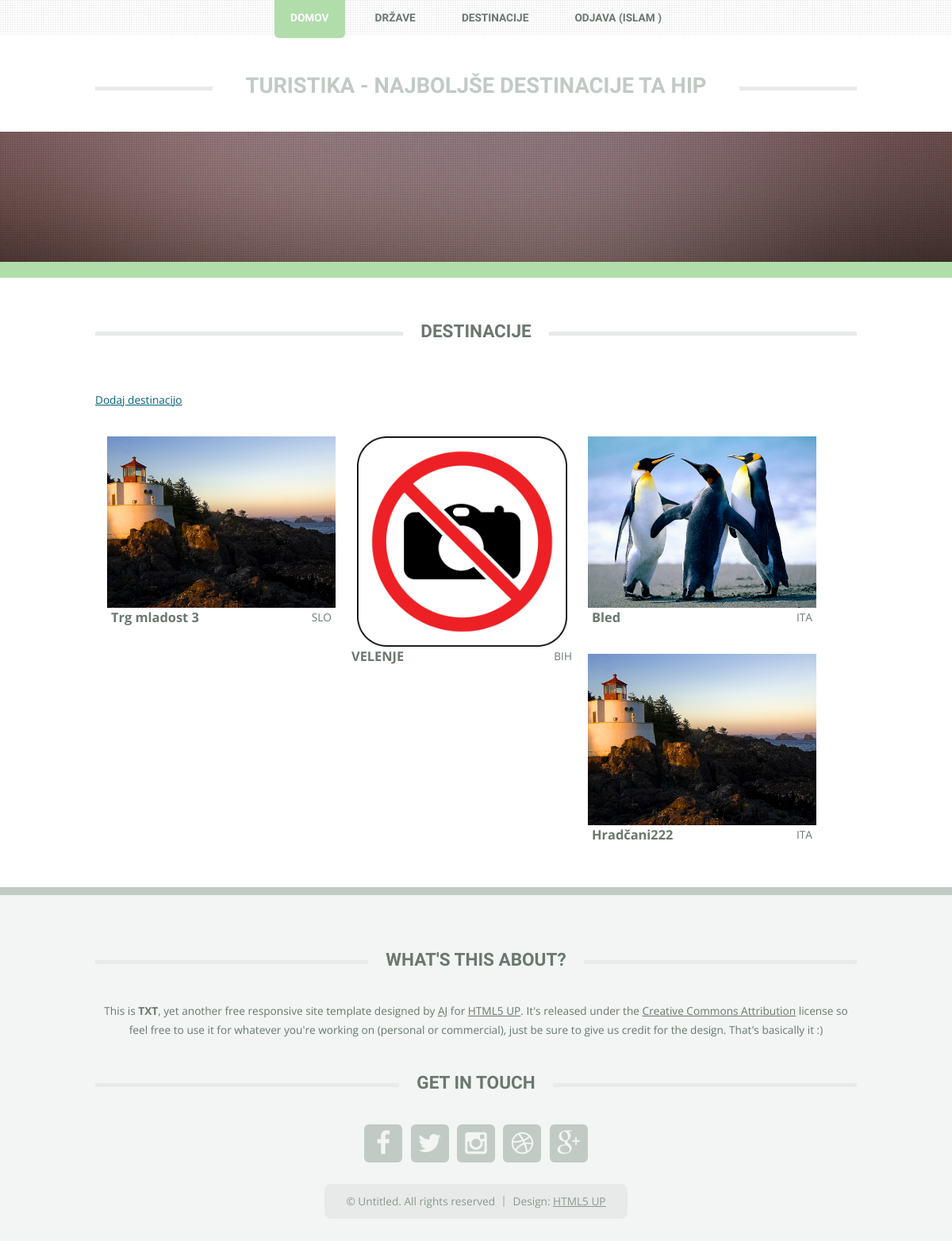
Screenshot of /destinations.php (signed in) with the database file from the repository.
### tables this page shows
CREATE TABLE IF NOT EXISTS `destinations` (
`id` int(11) NOT NULL,
  `country_id` int(11) NOT NULL,
  `title` varchar(200) NOT NULL,
  `description` text,
  `www` varchar(200) DEFAULT NULL,
  `lat` varchar(100) DEFAULT NULL,
  `alt` varchar(100) DEFAULT NULL
);

CREATE TABLE IF NOT EXISTS `pictures` (
`id` int(11) NOT NULL,
  `destionation_id` int(11) NOT NULL,
  `url` varchar(200) NOT NULL,
  `title` varchar(200) NOT NULL
);

CREATE TABLE IF NOT EXISTS `countries` (
`id` int(11) NOT NULL,
  `title` varchar(200) NOT NULL,
  `short` varchar(5) NOT NULL
);

### destinations.php (the view, shortened to what this page needs)
<?php
include_once 'header.php';
include_once 'database.php';
$query = "SELECT d.title AS dtitle, d.id AS did,
          c.title AS ctitle, c.short
          FROM destinations d INNER JOIN countries c
          ON c.id=d.country_id";
$result = mysqli_query($link, $query);
?>
<?php
    if ($_SESSION['admin'] == 1) {
?>
<a href="destination_add.php">Dodaj destinacijo</a>
<?php
    }
?>
<div id="destinations">
<?php
while ($row = mysqli_fetch_array($result)) {
    echo '<div class="destination">';
        echo '<a href="destination.php?id='.$row['did'].'">';
        $query = "SELECT *
                  FROM pictures
                  WHERE destionation_id=".$row['did'].'
                  LIMIT 1';
        $r = mysqli_query($link, $query);
        $picture = mysqli_fetch_array($r);
        if (empty($picture['url'])) {
            echo '<img src="slike/no-photo.jpg" alt="" />';
        }
        else {
            echo '<img src="'.$picture['url'].'" alt="" />';
        }
        echo '</a>';
        echo '<span class="destination_name">'.$row['dtitle'].'</span>';
        echo '<span class="destination_country">'.$row['short'].'</span>';
    echo '</div>';
}
?>
</div>
<?php
include_once 'footer.php';
?>

### header.php (shortened to what this page needs)
<!DOCTYPE HTML>
<html>
	<head>
                <link rel="stylesheet" href="css/lightbox.css">
	</head>
	<body class="homepage">
			<header id="header">
				<div class="logo container">
					<div>
						<p>TURISTIKA - najboljše destinacije ta HIP</p>
					</div>
				</div>
			</header>
			<nav id="nav" class="skel-layers-fixed">
				<ul>
					<li class="current"><a href="index.php">Domov</a></li>
                                        <li><a href="countries.php">Države</a></li>
                                        <li><a href="destinations.php">Destinacije</a></li>
                                        <?php
                                            if (!isset($_SESSION['user_id'])) {
                                                echo '<li><a href="login.php">Prijava</a></li>';
                                                echo '<li><a href="registration.php">Registracija</a></li>';
                                            }
                                            else {
                                                echo '<li><a href="logout.php">Odjava ('.
                                                        $_SESSION['first_name'].' )</a></li>';
                                            }
                                        ?>
				</ul>
			</nav>
			<div id="banner-wrapper">
			</div>
			<div id="main-wrapper">
				<div id="main" class="container">
					<div class="row 200%">
						<div class="12u">
								<section class="box features">
									<h2 class="major"><span>Destinacije</span></h2>
									<div>

### footer.php (shortened to what this page needs)
</div>
								</section>
						</div>
					</div>
				</div>
			</div>
			<footer id="footer" class="container">
				<div class="row 200%">
					<div class="12u">
							<section>
								<h2 class="major"><span>What's this about?</span></h2>
								<p>
									This is <strong>TXT</strong>, yet another free responsive site template designed by
									<a href="http://n33.co">AJ</a> for <a href="http://html5up.net">HTML5 UP</a>. It's released under the
									<a href="http://html5up.net/license/">Creative Commons Attribution</a> license so feel free to use it for
									whatever you're working on (personal or commercial), just be sure to give us credit for the design.
									That's basically it :)
								</p>
							</section>
					</div>
				</div>
				<div class="row 200%">
					<div class="12u">
							<section>
								<h2 class="major"><span>Get in touch</span></h2>
								<ul class="contact">
									<li><a class="icon fa-facebook" href="#"><span class="label">Facebook</span></a></li>
									<li><a class="icon fa-twitter" href="#"><span class="label">Twitter</span></a></li>
									<li><a class="icon fa-instagram" href="#"><span class="label">Instagram</span></a></li>
									<li><a class="icon fa-dribbble" href="#"><span class="label">Dribbble</span></a></li>
									<li><a class="icon fa-google-plus" href="#"><span class="label">Google+</span></a></li>
								</ul>
							</section>
					</div>
				</div>
					<div id="copyright">
						<ul class="menu">
							<li>&copy; Untitled. All rights reserved</li><li>Design: <a href="http://html5up.net">HTML5 UP</a></li>
						</ul>
					</div>
			</footer>
	</body>
</html>

### css/lightbox.css (style rules this page uses)
body:after { content: url(../img/close.png) url(../img/loading.gif) url(../img/prev.png) url(../img/next.png); display: none; }

### css/style.css (style rules this page uses)
body { background: #f2f5f3; }
body,input,textarea,select { font-family: 'Open Sans', sans-serif; font-weight: 400; color: #6b7770; font-size: 11.5pt; line-height: 2em; }
h1, h2, h3, h4, h5, h6 { font-family: 'Open Sans Condensed', sans-serif; font-weight: 700; text-transform: uppercase; color: #6b7770; }
h2.major { position: relative; border-top: solid 5px #e7eae8; }
h2.major span { background: #fff; position: relative; display: inline-block; }
a { color: #006376; text-decoration: underline; }
b, strong { font-weight: 700; color: #6b7770; }
p, ul, ol, dl, table { margin-bottom: 3em; }
section, article { margin-bottom: 6em; }
section > :last-child, article > :last-child { margin-bottom: 0; }
section:last-child, article:last-child { margin-bottom: 0; }
ul.contact { cursor: default; }
ul.contact li { position: relative; display: inline-block; margin: 0 0.25em 0 0.25em; top: 0; -moz-transition: top .15s ease-in-out; -webkit-transition: top .15s ease-in-out; -o-transition: top .15s ease-in-out; -ms-transition: top .15s ease-in-out; transition: top .15s ease-in-out; }
ul.contact li a { display: block; position: relative; width: 48px; height: 48px; border-radius: 6px; outline: 0; -moz-transition: background-color .2s ease-in-out; -webkit-transition: background-color .2s ease-in-out; -o-transition: background-color .2s ease-in-out; -ms-transition: background-color .2s ease-in-out; transition: background-color .2s ease-in-out; background: #c1cac5; text-align: center; }
ul.contact li a:before { color: #f2f5f3; font-size: 32px; line-height: 48px; }
ul.menu li { border-left: solid 1px #E7EAE8; display: inline-block; padding: 0 0 0 0.75em; margin: 0 0 0 0.75em; }
ul.menu li:first-child { border-left: 0; margin-left: 0; padding-left: 0; }
.icon { position: relative; text-decoration: none; }
.icon:before { -moz-osx-font-smoothing: grayscale; -webkit-font-smoothing: antialiased; font-family: FontAwesome; font-style: normal; font-weight: normal; text-transform: none !important; }
#banner-wrapper { position: relative; background-image: url('images/overlay.png'), url('images/overlay.png'), url('../images/banner.jpg'); background-position: top left, top left, center center; background-repeat: repeat, repeat, no-repeat; background-size: auto, auto, cover; z-index: 1; }
#main-wrapper { background: #fff; border-top: solid 5px #b1ddab; border-bottom: solid 5px #c1cac5; }
#footer a { color: inherit; }
#footer h2.major span { background: #f2f5f3; }
#copyright { display: inline-block; background: #e7eae8; padding: 0.75em 2em 0.75em 2em; border-radius: 8px; color: #8b9790; }
#copyright a { color: inherit; }
#copyright .menu { margin: 0; }
#copyright .menu li { border-color: #C1CAC5; border-width: 2px; line-height: 1em; }
#destinations { width: 100%; }
.destination { width: 30%; float: left; margin: 10px 0px 0px 15px; }
.destination img { display: block; max-height: 265px; max-width: 100%; width: auto; margin: 0px auto; }
.destination .destination_name { font-size: 1.2em; font-weight: bold; float: left; margin-left: 5px; }
.destination .destination_country { text-transform: uppercase; float: right; margin-right: 5px; }

### css/style-1000px.css (style rules this page uses)
body { min-width: 960px; }
body,input,textarea,select { font-size: 10.25pt; line-height: 1.75em; }
h2.major { margin: 0 0 2em 0; }
h2.major span { top: -0.75em; padding: 0 1em 0 1em; }
#banner-wrapper { padding: 6em 0 6em 0; }
#main-wrapper { border-top-width: 20px; border-bottom-width: 10px; }
#header { padding: 4em 0 1em 0; }
#main { padding: 3em 0 2em 0; }
#main > .row { padding: 2em 0 2em 0; }
#footer { text-align: center; padding: 4em 0 4em 0; }
#footer > .row { padding: 2em 0 2em 0; }
#copyright { margin: 0; }

### rows the page displays
destinations: pictures.url (picture), title "Trg mladost 3", country.short "SLO"
destinations: title "VELENJE", country.short "BIH"
destinations: pictures.url (picture), title "Bled", country.short "ITA"
destinations: pictures.url (picture), title "Hradčani222", country.short "ITA"

### other values shown
$_SESSION['first_name'] "ISLAM"
